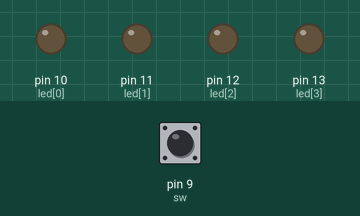
Recording of a sketch running on a simulated Arduino Uno, built with avr-gcc and run on an emulated ATmega328P. Shown: output pins drawn as LEDs (lit = HIGH). The test bench sets the inputs (shaded band); at power-on: pin 9 (sw) HIGH.

Above: at 0.1 s.
At 1.05 s:
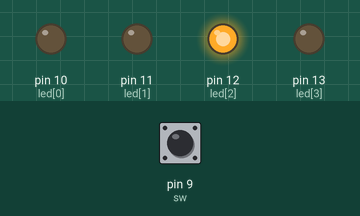
At 1.85 s:
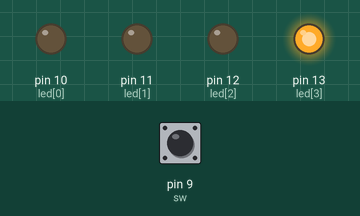
At 2.85 s:
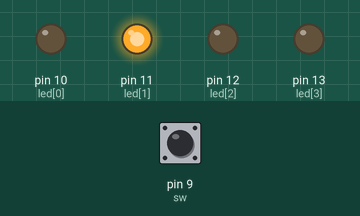
At 4.45 s:
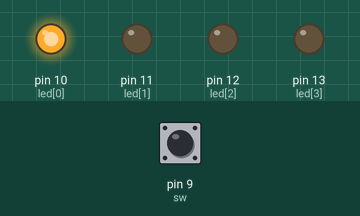
Timing chart, 0 to 4.8 s (numbered marks = the images above):
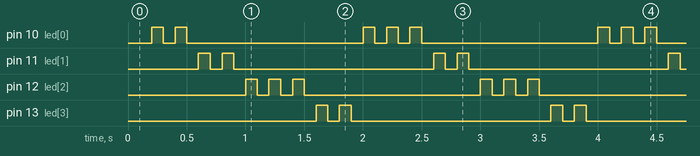

The sketch:

P74-2_SW_4_LED_blink_pause.ino
```cpp
/*
*P74-2
*設計Arduino 程式，使用一個指撥開關控制四個LED 移位方向。當開關斷開（OFF）時，LED 單燈右移；當開關接通（ON）時，目前的LED 單燈閃爍。
*/

const uint8_t led[4] = {10,11,12,13};
                        //左              右
const uint8_t sw = 9; //宣告開關輸入腳位

#define BLINK_INTERVAL 100 //ms，LED閃爍的間隔
#define SHIFT_INTERVAL 500 //ms，LED shift的間隔

unsigned long last_blink = 0;
unsigned long last_shift = 0;
bool led_state = 0;
int i = 0; //LED index

void setup()
{
	pinMode(sw, INPUT_PULLUP); //使用內建上拉電阻
	pinMode(led[0], OUTPUT);
	pinMode(led[1], OUTPUT);
	pinMode(led[2], OUTPUT);
	pinMode(led[3], OUTPUT);

	digitalWrite(led[0], LOW);
	digitalWrite(led[1], LOW);
	digitalWrite(led[2], LOW);
	digitalWrite(led[3], LOW);
}

void loop()
{
	unsigned long now = millis();
	if(now-last_shift >= SHIFT_INTERVAL)
	{
		digitalWrite(led[i], LOW);
		if(digitalRead(sw)) i++;
		if(i > 3) i = 0;       //避免LED index 超出邊界
		last_shift = now;
	}

	if(now-last_blink >= BLINK_INTERVAL) //每隔固定時間檢查是否需要閃爍
	{
		digitalWrite(led[i], led_state);
		last_blink = now; //更新最後一次執行時間
		led_state = !led_state; //LED狀態反轉
	}
}
```

Measured:
- by itself, pin 10 (led[0]): repeats every 2.0 s: LOW 0.10 s, HIGH 0.10 s, LOW 1.5 s, HIGH 0.10 s, LOW 0.10 s, HIGH 0.10 s
- by itself, pin 11 (led[1]), pin 13 (led[3]): repeats every 2.0 s: LOW 0.10 s, HIGH 0.10 s, LOW 1.7 s, HIGH 0.10 s
- by itself, pin 12 (led[2]): repeats every 2.0 s: 2 × (LOW 0.10 s, HIGH 0.10 s), LOW 1.5 s, HIGH 0.10 s
